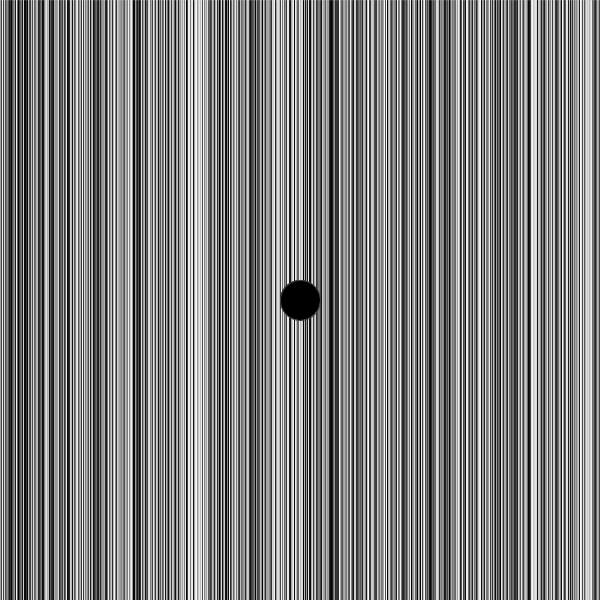
Frame 1 (no input)
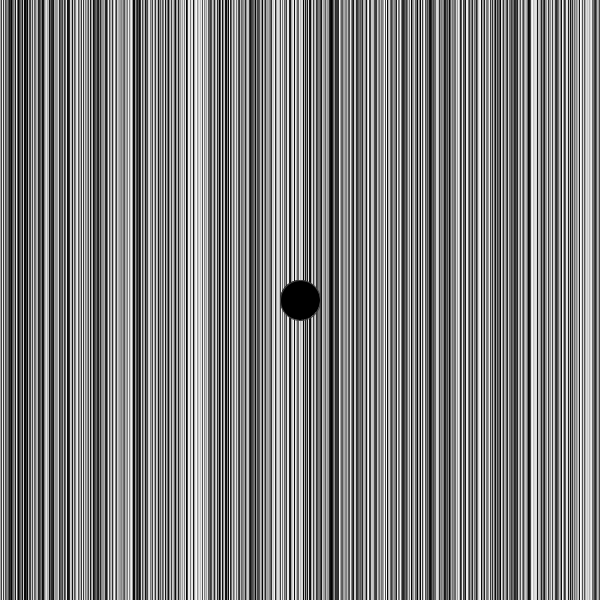
Frame 60 (the mouse pressed at the canvas centre just before this capture)
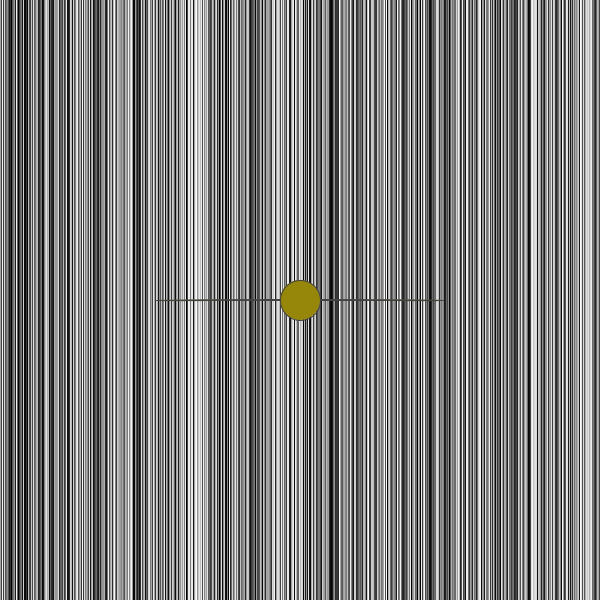
Frame 120 (the mouse held since frame 60 and released just before this capture)

The Processing sketch that drew these frames (run headless with seeded random() and noise(); from frame 60 on, the mouse is pressed at the canvas centre):

// Processing sketch: candice
// ── candice.pde
float[]g;
void setup() {
  size(600, 600);
  smooth();
  ellipseMode(RADIUS);
  g=new float[width];
  for (int i =0; i<g.length; i++) 
    g[i] = random(0, 255);
}
void draw() {
  for (int i =0; i<g.length; i++) {
    stroke(g[i]);
    line(i, 0, i, height);
  }
  if (mousePressed==true) {
    fill(150, random(100, 200), random(0, 50));
    ellipse(mouseX, mouseY, random(100, 200), random(0, 50));
  } else {
    fill(0);
  }
  ellipse(width/2, height/2, 20, 20);
}
